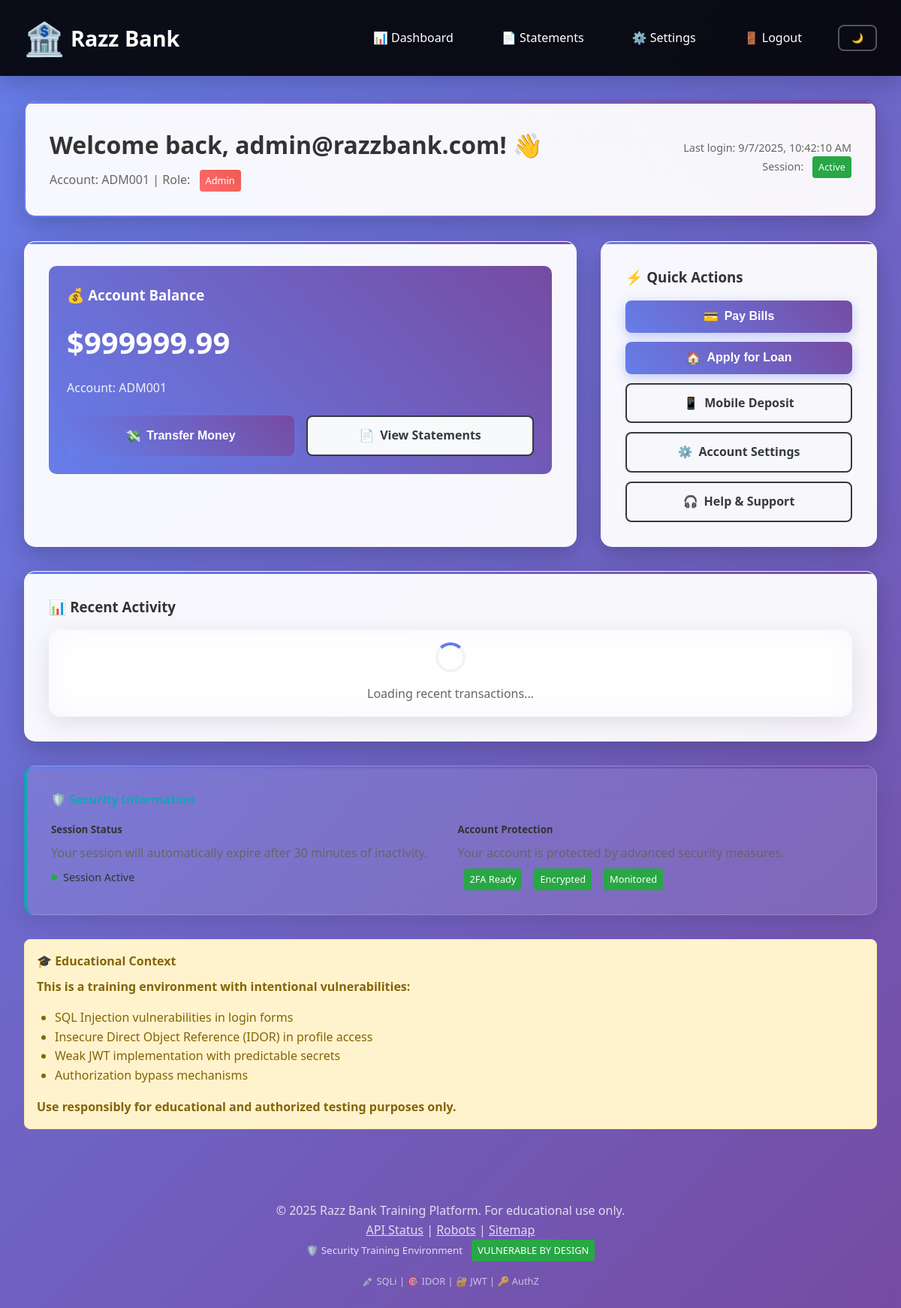
/dashboard (signed in), run on the app's committed database.
### tables this page shows
CREATE TABLE users (
            id INTEGER PRIMARY KEY AUTOINCREMENT,
            username TEXT UNIQUE NOT NULL,
            password TEXT NOT NULL,
            email TEXT NOT NULL,
            full_name TEXT NOT NULL,
            account_number TEXT UNIQUE NOT NULL,
            balance DECIMAL(10,2) DEFAULT 1000.00,
            role TEXT DEFAULT 'user',
            created_at TIMESTAMP DEFAULT CURRENT_TIMESTAMP
        );

### app.py (the view)
@app.route('/dashboard')
def dashboard():
    if 'user_id' not in session:
        return redirect(url_for('login'))
    conn = sqlite3.connect('razz_bank.db')
    cursor = conn.cursor()
    cursor.execute('SELECT * FROM users WHERE id = ?', (session['user_id'],))
    user = cursor.fetchone()
    conn.close()
    return render_template('dashboard.html', user=user)

### templates/dashboard.html (shortened to what this page needs)
{% extends "base.html" %}
{% block content %}
<div class="container">
    <div class="card gradient-border" style="margin-bottom: 2rem;">
        <div style="display: flex; justify-content: space-between; align-items: center; flex-wrap: wrap; gap: 1rem;">
            <div>
                <h2 style="color: #333; margin-bottom: 0.5rem; font-size: 2rem;">
                    Welcome back, {{ user[3] }}! 👋
                </h2>
                <p style="color: #666; margin: 0;">
                    Account: {{ user[5] }} | Role:
                    <span class="security-badge" style="background: {{ 'linear-gradient(45deg, #ff6b6b, #ee5a52)' if user[7] == 'admin' else 'var(--success-color)' }};">
                        {{ user[7].title() }}
                    </span>
                </p>
            </div>
            <div style="text-align: right;">
                <p style="margin: 0; color: #666; font-size: 0.9rem;">
                    Last login: <span id="lastActivity">Just now</span>
                </p>
                <p style="margin: 0; color: #666; font-size: 0.9rem;">
                    Session: <span class="security-badge">Active</span>
                </p>
            </div>
        </div>
    </div>
    <div class="dashboard-grid">
        <div class="card">
            <div class="balance-card">
                <h3 style="margin-bottom: 0.5rem; display: flex; align-items: center; gap: 0.5rem;">
                    💰 Account Balance
                </h3>
                <p class="balance-amount" style="font-size: 2.5rem; margin: 1rem 0;">
                    ${{ "%.2f"|format(user[6]) }}
                </p>
                <p class="account-number" style="margin: 0; opacity: 0.9;">
                    Account: {{ user[5] }}
                </p>
                <div class="action-buttons" style="margin-top: 1.5rem;">
                    <button class="btn btn-primary transfer-btn">
                        <span>💸</span> Transfer Money
                    </button>
                    <a href="{{ url_for('statements') }}" class="btn btn-secondary" style="text-decoration: none;">
                        <span>📄</span> View Statements
                    </a>
                </div>
            </div>
        </div>
        <div class="card">
            <h3 style="color: #333; margin-bottom: 1rem; display: flex; align-items: center; gap: 0.5rem;">
                ⚡ Quick Actions
            </h3>
            <div class="quick-actions" style="display: grid; gap: 0.75rem;">
                <button class="btn btn-primary bill-pay-btn">
                    <span>💳</span> Pay Bills
                </button>
                <button class="btn btn-primary loan-apply-btn">
                    <span>🏠</span> Apply for Loan
                </button>
                <a href="#" class="btn btn-outline btn-secondary" style="text-decoration: none;">
                    <span>📱</span> Mobile Deposit
                </a>
                <a href="{{ url_for('account_settings') }}" class="btn btn-outline btn-secondary" style="text-decoration: none;">
                    <span>⚙️</span> Account Settings
                </a>
                <a href="#" class="btn btn-outline btn-secondary" style="text-decoration: none;">
                    <span>🎧</span> Help & Support
                </a>
            </div>
        </div>
    </div>
    <div class="card" style="margin-top: 2rem;">
        <h3 style="color: #333; margin-bottom: 1rem; display: flex; align-items: center; gap: 0.5rem;">
            📊 Recent Activity
        </h3>
        <div id="recentTransactions">
            <div class="glass-card" style="padding: 1rem; text-align: center;">
                <div class="loading-spinner" style="margin: 0 auto 1rem;"></div>
                <p style="margin: 0; color: #666;">Loading recent transactions...</p>
            </div>
        </div>
    </div>
    <div class="card glass-card" style="margin-top: 2rem; border-left: 4px solid var(--info-color);">
        <h4 style="margin-bottom: 1rem; display: flex; align-items: center; gap: 0.5rem; color: var(--info-color);">
            🛡️ Security Information
        </h4>
        <div style="display: grid; grid-template-columns: repeat(auto-fit, minmax(250px, 1fr)); gap: 1rem;">
            <div>
                <h5>Session Status</h5>
                <p style="margin: 0.5rem 0; color: #666;">
                    Your session will automatically expire after 30 minutes of inactivity.
                </p>
                <div style="display: flex; gap: 0.5rem; align-items: center;">
                    <div style="width: 8px; height: 8px; background: var(--success-color); border-radius: 50%;"></div>
                    <span style="font-size: 0.9rem;">Session Active</span>
                </div>
            </div>
            <div>
                <h5>Account Protection</h5>
                <p style="margin: 0.5rem 0; color: #666;">
                    Your account is protected by advanced security measures.
                </p>
                <div style="display: flex; gap: 0.5rem; flex-wrap: wrap;">
                    <span class="security-badge" style="font-size: 0.8rem;">2FA Ready</span>
                    <span class="security-badge" style="font-size: 0.8rem;">Encrypted</span>
                    <span class="security-badge" style="font-size: 0.8rem;">Monitored</span>
                </div>
            </div>
        </div>
    </div>
    <div class="warning" style="margin-top: 2rem;">
        <h4 style="margin-bottom: 0.5rem;">🎓 Educational Context</h4>
        <p style="margin-bottom: 1rem;">
            <strong>This is a training environment with intentional vulnerabilities:</strong>
        </p>
        <ul style="margin: 0; padding-left: 1.5rem;">
            <li>SQL Injection vulnerabilities in login forms</li>
            <li>Insecure Direct Object Reference (IDOR) in profile access</li>
            <li>Weak JWT implementation with predictable secrets</li>
            <li>Authorization bypass mechanisms</li>
        </ul>
        <p style="margin-top: 1rem; margin-bottom: 0;">
            <strong>Use responsibly for educational and authorized testing purposes only.</strong>
        </p>
    </div>
</div>
{% endblock %}

### static/css/style.css (style rules this page uses)
:root { --primary-gradient: linear-gradient(135deg, #667eea 0%, #764ba2 100%); --secondary-gradient: linear-gradient(45deg, #667eea, #764ba2); --success-color: #28a745; --danger-color: #dc3545; --warning-color: #ffc107; --info-color: #17a2b8; --light-color: #f8f9fa; --dark-color: #343a40; --card-bg: rgba(255, 255, 255, 0.95); --card-shadow: 0 10px 30px rgba(0, 0, 0, 0.2); --border-radius: 15px; --small-radius: 8px; --font-family: 'Segoe UI', Tahoma, Geneva, Verdana, sans-serif; --font-size-xl: 3rem; --font-size-lg: 1.8rem; --font-size-md: 1.2rem; --font-size-base: 1rem; --font-size-sm: 0.8rem; --spacing-xs: 0.5rem; --spacing-sm: 1rem; --spacing-md: 1.5rem; --spacing-lg: 2rem; --spacing-xl: 3rem; --spacing-xxl: 4rem; --transition-fast: 0.15s ease; --transition-base: 0.3s ease; --transition-slow: 0.5s ease; }
* { margin: 0; padding: 0; box-sizing: border-box; }
body { font-family: var(--font-family); background: var(--primary-gradient); min-height: 100vh; color: #333; line-height: 1.6; -webkit-font-smoothing: antialiased; -moz-osx-font-smoothing: grayscale; }
.container { max-width: 1200px; margin: var(--spacing-lg) auto; padding: 0 var(--spacing-lg); }
.card { background: var(--card-bg); border-radius: var(--border-radius); padding: var(--spacing-lg); box-shadow: var(--card-shadow); backdrop-filter: blur(20px); border: 1px solid rgba(255, 255, 255, 0.2); transition: var(--transition-base); position: relative; overflow: hidden; }
.card::before { content: ''; position: absolute; top: 0; left: 0; right: 0; height: 3px; background: var(--secondary-gradient); }
.glass-card { background: rgba(255, 255, 255, 0.1); backdrop-filter: blur(20px); border: 1px solid rgba(255, 255, 255, 0.2); border-radius: var(--border-radius); padding: var(--spacing-lg); box-shadow: 0 8px 32px rgba(0, 0, 0, 0.1); }
.gradient-border { position: relative; background: linear-gradient(var(--card-bg), var(--card-bg)) padding-box, var(--secondary-gradient) border-box; border: 2px solid transparent; }
.btn { padding: 12px 24px; border: none; border-radius: var(--small-radius); cursor: pointer; text-decoration: none; display: inline-flex; align-items: center; justify-content: center; gap: var(--spacing-xs); transition: var(--transition-base); font-weight: 600; font-size: var(--font-size-base); position: relative; overflow: hidden; min-width: 120px; }
.btn::before { content: ''; position: absolute; top: 0; left: -100%; width: 100%; height: 100%; background: linear-gradient(90deg, transparent, rgba(255, 255, 255, 0.2), transparent); transition: var(--transition-slow); }
.btn-primary { background: var(--secondary-gradient); color: white; box-shadow: 0 4px 15px rgba(102, 126, 234, 0.4); }
.btn-secondary { background: var(--light-color); color: var(--dark-color); border: 2px solid var(--dark-color); }
.btn-outline { background: transparent; border: 2px solid currentColor; }
.dashboard-grid { display: grid; grid-template-columns: 2fr 1fr; gap: 2rem; margin-bottom: 2rem; }
.balance-card { background: linear-gradient(45deg, #667eea, #764ba2); color: white; padding: 1.5rem; border-radius: 10px; margin-bottom: 1.5rem; }
.balance-amount { font-size: 2rem; font-weight: bold; margin: 0; }
.account-number { margin: 0; opacity: 0.8; }
.quick-actions { display: flex; flex-direction: column; gap: 0.5rem; }
.action-buttons { display: grid; grid-template-columns: 1fr 1fr; gap: 1rem; }
.security-badge { display: inline-block; background: #28a745; color: white; padding: 4px 8px; border-radius: 4px; font-size: 0.8rem; margin-left: 8px; }
.warning { background-color: #fff3cd; border: 1px solid #ffeaa7; color: #856404; padding: 1rem; border-radius: 8px; margin: 1rem 0; }
.loading-spinner { border: 4px solid #f3f3f3; border-top: 4px solid #667eea; border-radius: 50%; width: 40px; height: 40px; animation: spin 1s linear infinite; margin: 20px auto; }

### data on the page
users: email "admin@razzbank.com", account_number "ADM001", role "Admin", balance "999999.99"
